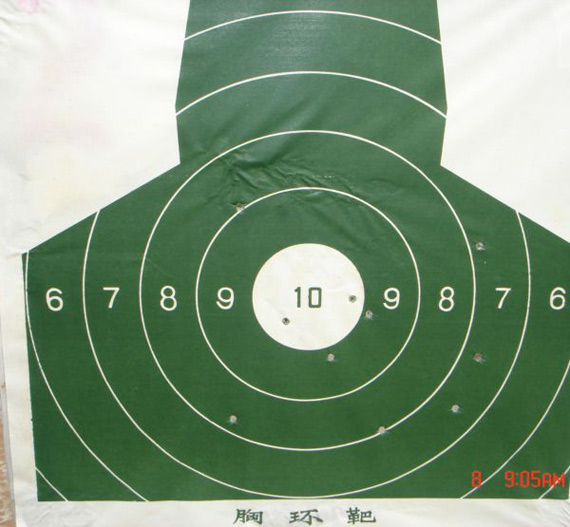
#> input picture images/zhenshiba.jpg, 570 x 527 px
$ python shooting_rings.py   (Python 2 division)   (older library calls are emulated)
#> lines starting #> are read from the running program, lines starting #| are printed output that depends on the picture; after the words box and inside, x2 and y2 are one past the last pixel; in counts of white or black regions, pixels touching at a corner belong together
#!/usr/bin/python
# -*- coding: utf-8 -*-

__author__= "Micheal"

import cv2
import numpy as np
import sys
import math

## 这次不考虑所有的数字问题了，直接判断提取轮廓后过滤掉不是圆形的轮廓，利用 pi * r * r试试

def is_circle_contour(contour,minRadius):
    ## 返回值
    is_circle = False
    ## 周长
    perimeter = cv2.arcLength(contour,True)
    ## 面积
    area = cv2.contourArea(contour)
    pi = 3.1415926
    ## 外接矩形
    rect = cv2.boundingRect(contour)
    ## 获取矩形框的宽，高
    x,y,width,height = rect

    print 'cv2 周长' + str(perimeter)
    print 'cv2 面积' + str(area)
    ## 半径
    r = (height + width) / 4
    ## 自己计算的面积
    tmp_area = pi * r * r
    print '计算面积'+str(tmp_area),'计算半径'+str(r)
    print '计算周长' + str(pi * 2 * r)

    ## 面积差
    area_diff = abs(area - tmp_area) / area * 100

    print '面积差是' + str(area_diff)+'%'
    print '\n'

    ## 目前统计的，最大的面积差5.%
    area_diff_thresh = 5

    ## 进行判断筛选
    if (area_diff < area_diff_thresh and r > minRadius):
        is_circle = True

    return is_circle


image = cv2.imread('images/zhenshiba.jpg')
#> image is the input picture: shape (527, 570, 3); mean B, G, R 124.8, 151.5, 126.5
if image is None:
    print('Failed to load image:', image)
    sys.exit(1)

## 灰度处理
gray_image = cv2.cvtColor(image,cv2.COLOR_BGR2GRAY)
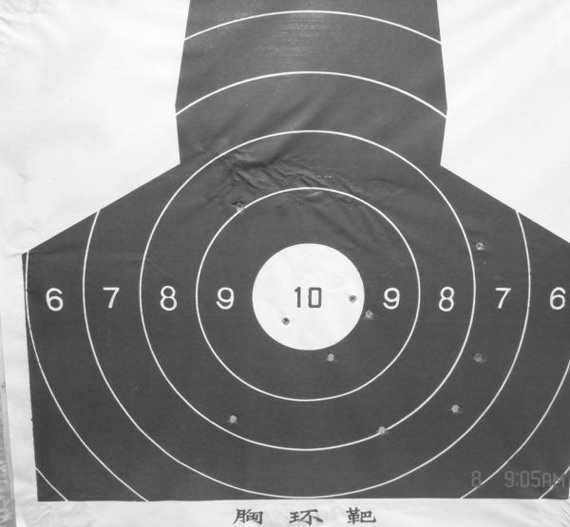
#> gray_image: shape (527, 570); min 55, max 255, mean 141

## 二值法处理
ret,thresh = cv2.threshold(gray_image,0,255,cv2.THRESH_BINARY|cv2.THRESH_OTSU)
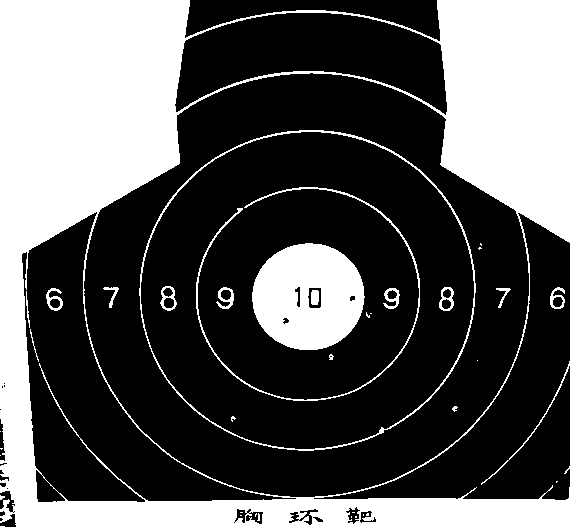
#> thresh: shape (527, 570); 34.6% white; 40 white regions (22 under 20 px), largest, box (x1, y1, x2, y2) and area: (0, 0, 570, 527) 89845, (252, 243, 365, 350) 9114, (139, 130, 476, 451) 1983
#> ret = 163

## 膨胀处理(验证后发现膨胀处理后靶子的一些线条变粗了我之前没发现卧槽)
kernel = cv2.getStructuringElement(cv2.MORPH_RECT, (3, 3),(-1,-1))
dilate = cv2.dilate(thresh, kernel)
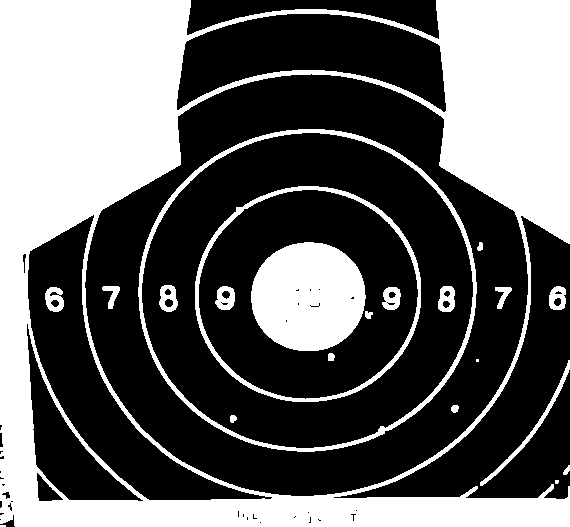
#> dilate: shape (527, 570); 39.1% white; 22 white regions (3 under 20 px)

## 提取轮廓
_, contours, hierarchy = cv2.findContours(thresh, cv2.RETR_CCOMP, cv2.CHAIN_APPROX_NONE)
#> contours = 73 contours, 35 with area under 20; largest, box (x1, y1, x2, y2) and area: (0, 0, 570, 527) 272288, (83, 72, 530, 498) 143262, (139, 130, 476, 451) 84208, (140, 131, 475, 450) 83152, (21, 211, 297, 503) 24654

## 保存符合要求的轮廓的点集合
tmp_contours = []
for i in range(0,len(contours)):
    ## 现在要过滤像素点较少的元素
    less_pixels = 10 * 10
    if(math.fabs(cv2.contourArea(contours[i]))) > less_pixels:
        tmp_contours.append(contours[i])
#> this loop made 73 passes
#> after the loop, tmp_contours = 23 contours; largest, box (x1, y1, x2, y2) and area: (0, 0, 570, 527) 272288, (83, 72, 530, 498) 143262, (139, 130, 476, 451) 84208, (140, 131, 475, 450) 83152, (21, 211, 297, 503) 24654

tmp_arr = []
for i in range(0,len(tmp_contours)):
    if is_circle_contour(tmp_contours[i],minRadius=10) == True:
        tmp_arr.append(tmp_contours[i])
#> this loop made 23 passes
#> (is_circle in is_circle_contour, perimeter in is_circle_contour, area in is_circle_contour, x in is_circle_contour, y in is_circle_contour, width in is_circle_contour, height in is_circle_contour, r in is_circle_contour) on passes 1, 2, 3, 4, 6, 11, 15, 16, 17, 18, 19, 20: (False, 323, 101.5, 481, 361, 89, 124, 53), (False, 88.18, 189.5, 383, 288, 17, 21, 9), (False, 92.67, 202.5, 46, 288, 17, 23, 10), (False, 87.6, 189, 550, 287, 15, 22, 9), (False, 92.08, 217, 216, 287, 18, 22, 10), (False, 1441.3, 689.5, 196, 187, 224, 214, 109), (False, 73.11, 162, 245, 511, 19, 14, 8), (False, 78.28, 124, 359, 510, 18, 14, 8), (False, 97.84, 139.5, 298, 508, 21, 18, 9), (False, 56.63, 112, 234, 508, 14, 16, 7), (False, 83.84, 159.5, 345, 506, 16, 19, 8), (False, 107.5, 509.5, 35, 469, 31, 34, 16)
#> (printed output is left out)
#> after the loop, tmp_arr = 4 contours; box (x1, y1, x2, y2) and area: (83, 72, 530, 498) 143262, (139, 130, 476, 451) 84208, (140, 131, 475, 450) 83152, (252, 243, 365, 350) 9296


# is_circle_contour(tmp_contours[9],minRadius=30)


## 绘制轮廓
cv2.drawContours(image, tmp_arr, -1, (0, 255, 0), 2)
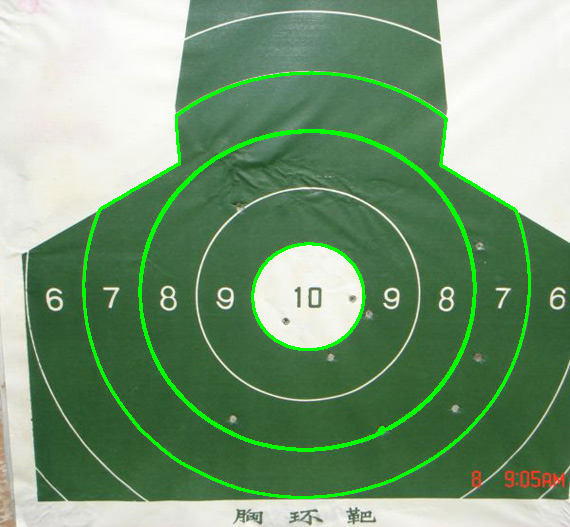
#> image: shape (527, 570, 3); 3.53% of pixels changed, all inside (x1, y1, x2, y2) = (82, 71, 531, 499)

print len(tmp_arr)
#| 4

## 过滤轮廓

cv2.imshow("shooting_rings", image)
cv2.waitKey(0)
cv2.destroyAllWindows()

$ run again, with images/10ring.jpg copied over images/zhenshiba.jpg
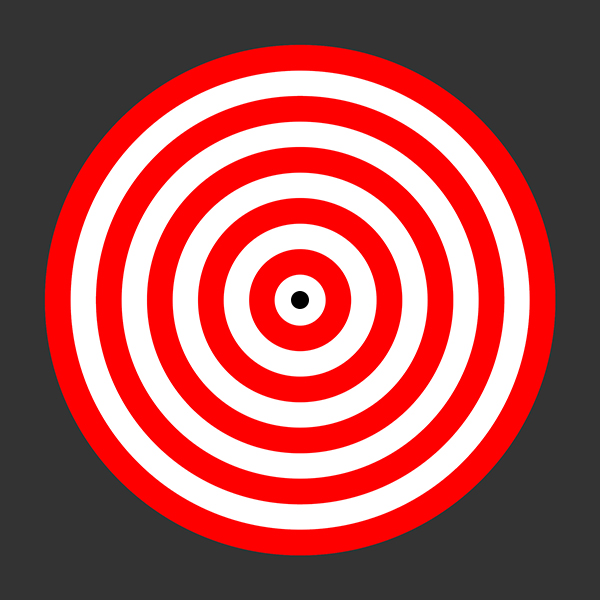
#> input picture images/10ring.jpg, 600 x 600 px
#> image is the input picture: shape (600, 600, 3); mean B, G, R 86.5, 86.5, 166.3
#> `ret,thresh = cv2.threshold(gray_image,0,255,cv2.THRESH_BINARY|cv2.THRE..`:
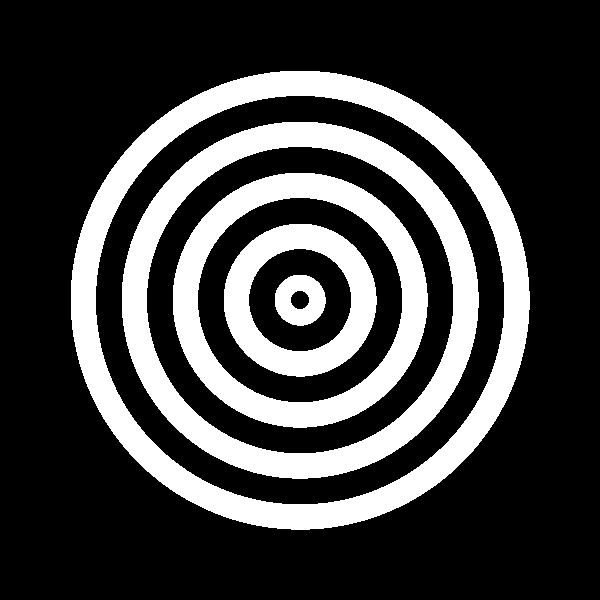
#> thresh: shape (600, 600); 25.3% white; 5 white regions, box (x1, y1, x2, y2) and area: (71, 71, 530, 530) 34508, (122, 122, 479, 479) 26436, (173, 173, 428, 428) 18292, (224, 224, 377, 377) 10204, (275, 275, 326, 326) 1800
#> ret = 157
#> dilate: shape (600, 600); 27.9% white; 5 white regions
#> contours = 10 contours; largest, box (x1, y1, x2, y2) and area: (71, 71, 530, 530) 164882, (95, 95, 505, 505) 131600, (122, 122, 479, 479) 99640, (146, 146, 454, 454) 74142, (173, 173, 428, 428) 50714
#> the loop `for i in range(0,len(contours)):` made 10 passes
#> after the loop `for i in range(0,len(contours)):`: tmp_contours has the same summary as contours
#> the loop `for i in range(0,len(tmp_contours)):` made 10 passes
#> (is_circle in is_circle_contour, perimeter in is_circle_contour, area in is_circle_contour, x in is_circle_contour, y in is_circle_contour, width in is_circle_contour, height in is_circle_contour, r in is_circle_contour) on passes 1 to 8: (True, 166.6, 1983.5, 275, 275, 51, 51, 25), (False, 61.94, 281, 290, 290, 20, 20, 10), (True, 504.3, 18159.5, 224, 224, 153, 153, 76), (True, 341.1, 8316.5, 248, 248, 104, 104, 52), (True, 842, 50714.5, 173, 173, 255, 255, 127), (True, 679.4, 33072, 197, 197, 206, 206, 103), (True, 1180.3, 99640, 122, 122, 357, 357, 178), (True, 1017.1, 74142, 146, 146, 308, 308, 154)
#> (printed output is left out)
#> after the loop `for i in range(0,len(tmp_contours)):`: tmp_arr = 9 contours; largest, box (x1, y1, x2, y2) and area: (71, 71, 530, 530) 164882, (95, 95, 505, 505) 131600, (122, 122, 479, 479) 99640, (146, 146, 454, 454) 74142, (173, 173, 428, 428) 50714
#> `cv2.drawContours(image, tmp_arr, -1, (0, 255, 0), 2)`:
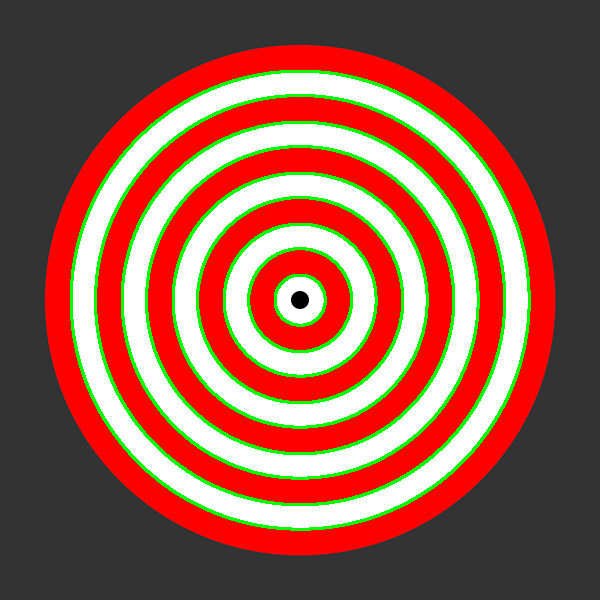
#> image: shape (600, 600, 3); 6.9% of pixels changed, all inside (x1, y1, x2, y2) = (70, 70, 531, 531)
#| 9
